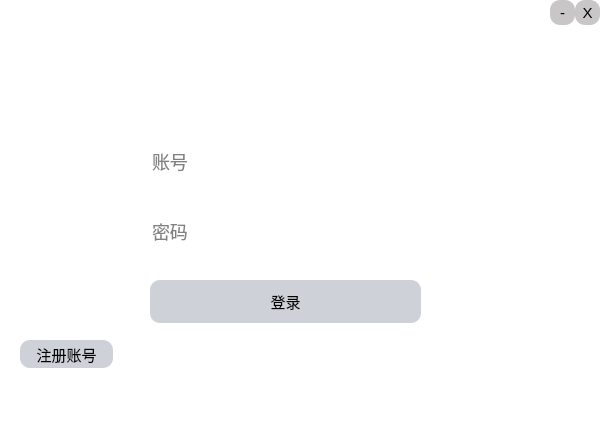
<?xml version="1.0" encoding="UTF-8"?>
<ui version="4.0">
 <class>Login</class>
 <widget class="QWidget" name="Login">
  <property name="geometry">
   <rect>
    <x>0</x>
    <y>0</y>
    <width>600</width>
    <height>421</height>
   </rect>
  </property>
  <property name="windowTitle">
   <string>Form</string>
  </property>
  <property name="styleSheet">
   <string notr="true">*{
background:rgb(255, 255, 255);
font-size:15px;
font-style:MingLiU-ExtB;
}
QFrame{
border:sold 10px rgba(0,0,0);
border-image: url(:/Picture/login2.jpg);
}
QLineEdit{
color:rgb(3, 3, 3);
background-color:rgb(255, 255, 255);
font-size:18px;
border-style:outset;
border-radius:10px;
font-style:MingLiU-ExtB;
}
QPushButton{
background:#ced1d8;
border-style:outset;
border-radius:10px;
font-style:MingLiU-ExtB;
}
QPushButton:pressed{
background-color:rgb(103, 130, 112);
border-style:inset;
font-style:MingLiU-ExtB;
}
QCheckBox{
background:rgba(85,170,255,0);
color:white;
font-style:MingLiU-ExtB;
}
QLabel{
color:white;
font-style:MingLiU-ExtB;
font-size:14px;
}
QToolButton{
background:rgb(200, 198, 198);
border-style:outset;
border-radius:10px;
font-style:MingLiU-ExtB;
color:black;
}</string>
  </property>
  <widget class="QFrame" name="frame">
   <property name="geometry">
    <rect>
     <x>0</x>
     <y>0</y>
     <width>600</width>
     <height>421</height>
    </rect>
   </property>
   <property name="frameShape">
    <enum>QFrame::StyledPanel</enum>
   </property>
   <property name="frameShadow">
    <enum>QFrame::Raised</enum>
   </property>
   <widget class="QLineEdit" name="Account">
    <property name="geometry">
     <rect>
      <x>150</x>
      <y>140</y>
      <width>271</width>
      <height>43</height>
     </rect>
    </property>
    <property name="placeholderText">
     <string>账号</string>
    </property>
   </widget>
   <widget class="QLineEdit" name="Password">
    <property name="geometry">
     <rect>
      <x>150</x>
      <y>210</y>
      <width>271</width>
      <height>43</height>
     </rect>
    </property>
    <property name="echoMode">
     <enum>QLineEdit::Password</enum>
    </property>
    <property name="placeholderText">
     <string>密码</string>
    </property>
   </widget>
   <widget class="QPushButton" name="LogIn">
    <property name="geometry">
     <rect>
      <x>150</x>
      <y>280</y>
      <width>271</width>
      <height>43</height>
     </rect>
    </property>
    <property name="text">
     <string>登录</string>
    </property>
    <property name="iconSize">
     <size>
      <width>30</width>
      <height>30</height>
     </size>
    </property>
    <property name="shortcut">
     <string>Return</string>
    </property>
   </widget>
   <widget class="QToolButton" name="Close">
    <property name="geometry">
     <rect>
      <x>575</x>
      <y>0</y>
      <width>25</width>
      <height>25</height>
     </rect>
    </property>
    <property name="text">
     <string>X</string>
    </property>
   </widget>
   <widget class="QPushButton" name="Enroll">
    <property name="geometry">
     <rect>
      <x>20</x>
      <y>340</y>
      <width>93</width>
      <height>28</height>
     </rect>
    </property>
    <property name="text">
     <string>注册账号</string>
    </property>
   </widget>
   <widget class="QToolButton" name="Shrink">
    <property name="geometry">
     <rect>
      <x>550</x>
      <y>0</y>
      <width>25</width>
      <height>25</height>
     </rect>
    </property>
    <property name="text">
     <string>-</string>
    </property>
   </widget>
  </widget>
 </widget>
 <resources/>
 <connections/>
</ui>
